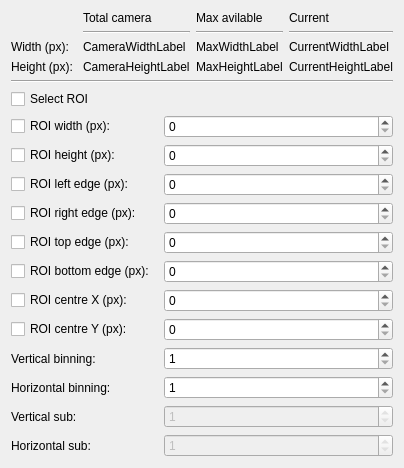
          <widget class="QWidget" name="ROITab">
           <attribute name="title">
            <string>ROI</string>
           </attribute>
           <layout class="QVBoxLayout" name="verticalLayout_2">
            <item>
             <layout class="QGridLayout" name="gridLayout_4">
              <item row="3" column="0">
               <widget class="QLabel" name="Label_8">
                <property name="sizePolicy">
                 <sizepolicy hsizetype="Fixed" vsizetype="Preferred">
                  <horstretch>0</horstretch>
                  <verstretch>0</verstretch>
                 </sizepolicy>
                </property>
                <property name="text">
                 <string>Height (px): </string>
                </property>
               </widget>
              </item>
              <item row="3" column="1">
               <widget class="QLabel" name="CameraHeightLabel">
                <property name="sizePolicy">
                 <sizepolicy hsizetype="Preferred" vsizetype="Fixed">
                  <horstretch>0</horstretch>
                  <verstretch>0</verstretch>
                 </sizepolicy>
                </property>
                <property name="text">
                 <string>CameraHeightLabel</string>
                </property>
               </widget>
              </item>
              <item row="3" column="3">
               <widget class="QLabel" name="CurrentHeightLabel">
                <property name="sizePolicy">
                 <sizepolicy hsizetype="Preferred" vsizetype="Fixed">
                  <horstretch>0</horstretch>
                  <verstretch>0</verstretch>
                 </sizepolicy>
                </property>
                <property name="text">
                 <string>CurrentHeightLabel</string>
                </property>
               </widget>
              </item>
              <item row="3" column="2">
               <widget class="QLabel" name="MaxHeightLabel">
                <property name="sizePolicy">
                 <sizepolicy hsizetype="Preferred" vsizetype="Fixed">
                  <horstretch>0</horstretch>
                  <verstretch>0</verstretch>
                 </sizepolicy>
                </property>
                <property name="text">
                 <string>MaxHeightLabel</string>
                </property>
               </widget>
              </item>
              <item row="0" column="3">
               <widget class="QLabel" name="Label_9">
                <property name="sizePolicy">
                 <sizepolicy hsizetype="Preferred" vsizetype="Fixed">
                  <horstretch>0</horstretch>
                  <verstretch>0</verstretch>
                 </sizepolicy>
                </property>
                <property name="text">
                 <string>Current</string>
                </property>
               </widget>
              </item>
              <item row="2" column="3">
               <widget class="QLabel" name="CurrentWidthLabel">
                <property name="sizePolicy">
                 <sizepolicy hsizetype="Preferred" vsizetype="Fixed">
                  <horstretch>0</horstretch>
                  <verstretch>0</verstretch>
                 </sizepolicy>
                </property>
                <property name="text">
                 <string>CurrentWidthLabel</string>
                </property>
               </widget>
              </item>
              <item row="2" column="1">
               <widget class="QLabel" name="CameraWidthLabel">
                <property name="sizePolicy">
                 <sizepolicy hsizetype="Preferred" vsizetype="Fixed">
                  <horstretch>0</horstretch>
                  <verstretch>0</verstretch>
                 </sizepolicy>
                </property>
                <property name="text">
                 <string>CameraWidthLabel</string>
                </property>
               </widget>
              </item>
              <item row="0" column="2">
               <widget class="QLabel" name="Label_10">
                <property name="sizePolicy">
                 <sizepolicy hsizetype="Preferred" vsizetype="Fixed">
                  <horstretch>0</horstretch>
                  <verstretch>0</verstretch>
                 </sizepolicy>
                </property>
                <property name="text">
                 <string>Max avilable</string>
                </property>
               </widget>
              </item>
              <item row="0" column="1">
               <widget class="QLabel" name="Label_11">
                <property name="sizePolicy">
                 <sizepolicy hsizetype="Preferred" vsizetype="Fixed">
                  <horstretch>0</horstretch>
                  <verstretch>0</verstretch>
                 </sizepolicy>
                </property>
                <property name="text">
                 <string>Total camera</string>
                </property>
               </widget>
              </item>
              <item row="1" column="2">
               <widget class="Line" name="line_19">
                <property name="orientation">
                 <enum>Qt::Horizontal</enum>
                </property>
               </widget>
              </item>
              <item row="2" column="2">
               <widget class="QLabel" name="MaxWidthLabel">
                <property name="sizePolicy">
                 <sizepolicy hsizetype="Preferred" vsizetype="Fixed">
                  <horstretch>0</horstretch>
                  <verstretch>0</verstretch>
                 </sizepolicy>
                </property>
                <property name="text">
                 <string>MaxWidthLabel</string>
                </property>
               </widget>
              </item>
              <item row="1" column="1">
               <widget class="Line" name="line_18">
                <property name="orientation">
                 <enum>Qt::Horizontal</enum>
                </property>
               </widget>
              </item>
              <item row="1" column="3">
               <widget class="Line" name="line_20">
                <property name="orientation">
                 <enum>Qt::Horizontal</enum>
                </property>
               </widget>
              </item>
              <item row="2" column="0">
               <widget class="QLabel" name="Label_7">
                <property name="sizePolicy">
                 <sizepolicy hsizetype="Fixed" vsizetype="Preferred">
                  <horstretch>0</horstretch>
                  <verstretch>0</verstretch>
                 </sizepolicy>
                </property>
                <property name="text">
                 <string>Width (px): </string>
                </property>
               </widget>
              </item>
             </layout>
            </item>
            <item>
             <widget class="Line" name="line_30">
              <property name="orientation">
               <enum>Qt::Horizontal</enum>
              </property>
             </widget>
            </item>
            <item>
             <layout class="QGridLayout" name="gridLayout_3">
              <item row="4" column="0">
               <widget class="QCheckBox" name="ROIRightEdgeCheckBox">
                <property name="text">
                 <string>ROI right edge (px): </string>
                </property>
               </widget>
              </item>
              <item row="6" column="1">
               <widget class="QSpinBox" name="ROIBottomEdgeNumberBox">
                <property name="sizePolicy">
                 <sizepolicy hsizetype="MinimumExpanding" vsizetype="Fixed">
                  <horstretch>0</horstretch>
                  <verstretch>0</verstretch>
                 </sizepolicy>
                </property>
                <property name="maximum">
                 <number>9999</number>
                </property>
                <property name="value">
                 <number>0</number>
                </property>
               </widget>
              </item>
              <item row="5" column="1">
               <widget class="QSpinBox" name="ROITopEdgeNumberBox">
                <property name="sizePolicy">
                 <sizepolicy hsizetype="Preferred" vsizetype="Fixed">
                  <horstretch>0</horstretch>
                  <verstretch>0</verstretch>
                 </sizepolicy>
                </property>
                <property name="maximum">
                 <number>9999</number>
                </property>
                <property name="value">
                 <number>0</number>
                </property>
               </widget>
              </item>
              <item row="5" column="0">
               <widget class="QCheckBox" name="ROITopEdgeCheckBox">
                <property name="text">
                 <string>ROI top edge (px): </string>
                </property>
               </widget>
              </item>
              <item row="1" column="1">
               <widget class="QSpinBox" name="ROIWidthNumberBox">
                <property name="sizePolicy">
                 <sizepolicy hsizetype="Preferred" vsizetype="Fixed">
                  <horstretch>0</horstretch>
                  <verstretch>0</verstretch>
                 </sizepolicy>
                </property>
                <property name="maximum">
                 <number>9999</number>
                </property>
               </widget>
              </item>
              <item row="6" column="0">
               <widget class="QCheckBox" name="ROIBottomEdgeCheckBox">
                <property name="text">
                 <string>ROI bottom edge (px): </string>
                </property>
               </widget>
              </item>
              <item row="2" column="1">
               <widget class="QSpinBox" name="ROIHeightNumberBox">
                <property name="sizePolicy">
                 <sizepolicy hsizetype="Preferred" vsizetype="Fixed">
                  <horstretch>0</horstretch>
                  <verstretch>0</verstretch>
                 </sizepolicy>
                </property>
                <property name="maximum">
                 <number>9999</number>
                </property>
               </widget>
              </item>
              <item row="1" column="0">
               <widget class="QCheckBox" name="ROIWidthCheckBox">
                <property name="text">
                 <string>ROI width (px): </string>
                </property>
               </widget>
              </item>
              <item row="7" column="1">
               <widget class="QSpinBox" name="ROICentreXNumberBox">
                <property name="sizePolicy">
                 <sizepolicy hsizetype="MinimumExpanding" vsizetype="Fixed">
                  <horstretch>0</horstretch>
                  <verstretch>0</verstretch>
                 </sizepolicy>
                </property>
                <property name="maximum">
                 <number>9999</number>
                </property>
               </widget>
              </item>
              <item row="8" column="0">
               <widget class="QCheckBox" name="ROICentreYCheckBox">
                <property name="text">
                 <string>ROI centre Y (px): </string>
                </property>
               </widget>
              </item>
              <item row="0" column="0">
               <widget class="QCheckBox" name="ROICheckBox">
                <property name="text">
                 <string>Select ROI</string>
                </property>
               </widget>
              </item>
              <item row="2" column="0">
               <widget class="QCheckBox" name="ROIHeightCheckBox">
                <property name="text">
                 <string>ROI height (px): </string>
                </property>
               </widget>
              </item>
              <item row="8" column="1">
               <widget class="QSpinBox" name="ROICentreYNumberBox">
                <property name="sizePolicy">
                 <sizepolicy hsizetype="MinimumExpanding" vsizetype="Fixed">
                  <horstretch>0</horstretch>
                  <verstretch>0</verstretch>
                 </sizepolicy>
                </property>
                <property name="maximum">
                 <number>9999</number>
                </property>
               </widget>
              </item>
              <item row="3" column="1">
               <widget class="QSpinBox" name="ROILeftEdgeNumberBox">
                <property name="sizePolicy">
                 <sizepolicy hsizetype="Preferred" vsizetype="Fixed">
                  <horstretch>0</horstretch>
                  <verstretch>0</verstretch>
                 </sizepolicy>
                </property>
                <property name="maximum">
                 <number>9999</number>
                </property>
                <property name="value">
                 <number>0</number>
                </property>
               </widget>
              </item>
              <item row="7" column="0">
               <widget class="QCheckBox" name="ROICentreXCheckBox">
                <property name="text">
                 <string>ROI centre X (px): </string>
                </property>
               </widget>
              </item>
              <item row="4" column="1">
               <widget class="QSpinBox" name="ROIRightEdgeNumberBox">
                <property name="sizePolicy">
                 <sizepolicy hsizetype="Preferred" vsizetype="Fixed">
                  <horstretch>0</horstretch>
                  <verstretch>0</verstretch>
                 </sizepolicy>
                </property>
                <property name="maximum">
                 <number>9999</number>
                </property>
               </widget>
              </item>
              <item row="3" column="0">
               <widget class="QCheckBox" name="ROILeftEdgeCheckBox">
                <property name="text">
                 <string>ROI left edge (px): </string>
                </property>
               </widget>
              </item>
              <item row="10" column="0">
               <widget class="QLabel" name="Label_35">
                <property name="sizePolicy">
                 <sizepolicy hsizetype="Fixed" vsizetype="Preferred">
                  <horstretch>0</horstretch>
                  <verstretch>0</verstretch>
                 </sizepolicy>
                </property>
                <property name="text">
                 <string>Horizontal binning:</string>
                </property>
               </widget>
              </item>
              <item row="9" column="1">
               <widget class="QSpinBox" name="VBinNumberBox">
                <property name="sizePolicy">
                 <sizepolicy hsizetype="Preferred" vsizetype="Fixed">
                  <horstretch>0</horstretch>
                  <verstretch>0</verstretch>
                 </sizepolicy>
                </property>
                <property name="minimum">
                 <number>1</number>
                </property>
                <property name="maximum">
                 <number>2</number>
                </property>
                <property name="value">
                 <number>1</number>
                </property>
               </widget>
              </item>
              <item row="9" column="0">
               <widget class="QLabel" name="Label_34">
                <property name="sizePolicy">
                 <sizepolicy hsizetype="Fixed" vsizetype="Preferred">
                  <horstretch>0</horstretch>
                  <verstretch>0</verstretch>
                 </sizepolicy>
                </property>
                <property name="text">
                 <string>Vertical binning:</string>
                </property>
               </widget>
              </item>
              <item row="11" column="0">
               <widget class="QLabel" name="Label_36">
                <property name="sizePolicy">
                 <sizepolicy hsizetype="Fixed" vsizetype="Preferred">
                  <horstretch>0</horstretch>
                  <verstretch>0</verstretch>
                 </sizepolicy>
                </property>
                <property name="text">
                 <string>Vertical sub:</string>
                </property>
               </widget>
              </item>
              <item row="12" column="1">
               <widget class="QSpinBox" name="HSubNumberBox">
                <property name="enabled">
                 <bool>false</bool>
                </property>
                <property name="sizePolicy">
                 <sizepolicy hsizetype="Preferred" vsizetype="Fixed">
                  <horstretch>0</horstretch>
                  <verstretch>0</verstretch>
                 </sizepolicy>
                </property>
                <property name="minimum">
                 <number>1</number>
                </property>
                <property name="maximum">
                 <number>1</number>
                </property>
                <property name="value">
                 <number>1</number>
                </property>
               </widget>
              </item>
              <item row="11" column="1">
               <widget class="QSpinBox" name="VSubNumberBox">
                <property name="enabled">
                 <bool>false</bool>
                </property>
                <property name="sizePolicy">
                 <sizepolicy hsizetype="Preferred" vsizetype="Fixed">
                  <horstretch>0</horstretch>
                  <verstretch>0</verstretch>
                 </sizepolicy>
                </property>
                <property name="minimum">
                 <number>1</number>
                </property>
                <property name="maximum">
                 <number>1</number>
                </property>
                <property name="value">
                 <number>1</number>
                </property>
               </widget>
              </item>
              <item row="12" column="0">
               <widget class="QLabel" name="Label_37">
                <property name="sizePolicy">
                 <sizepolicy hsizetype="Fixed" vsizetype="Preferred">
                  <horstretch>0</horstretch>
                  <verstretch>0</verstretch>
                 </sizepolicy>
                </property>
                <property name="text">
                 <string>Horizontal sub:</string>
                </property>
               </widget>
              </item>
              <item row="10" column="1">
               <widget class="QSpinBox" name="HBinNumberBox">
                <property name="sizePolicy">
                 <sizepolicy hsizetype="Preferred" vsizetype="Fixed">
                  <horstretch>0</horstretch>
                  <verstretch>0</verstretch>
                 </sizepolicy>
                </property>
                <property name="minimum">
                 <number>1</number>
                </property>
                <property name="maximum">
                 <number>2</number>
                </property>
                <property name="value">
                 <number>1</number>
                </property>
               </widget>
              </item>
             </layout>
            </item>
           </layout>
          </widget>
